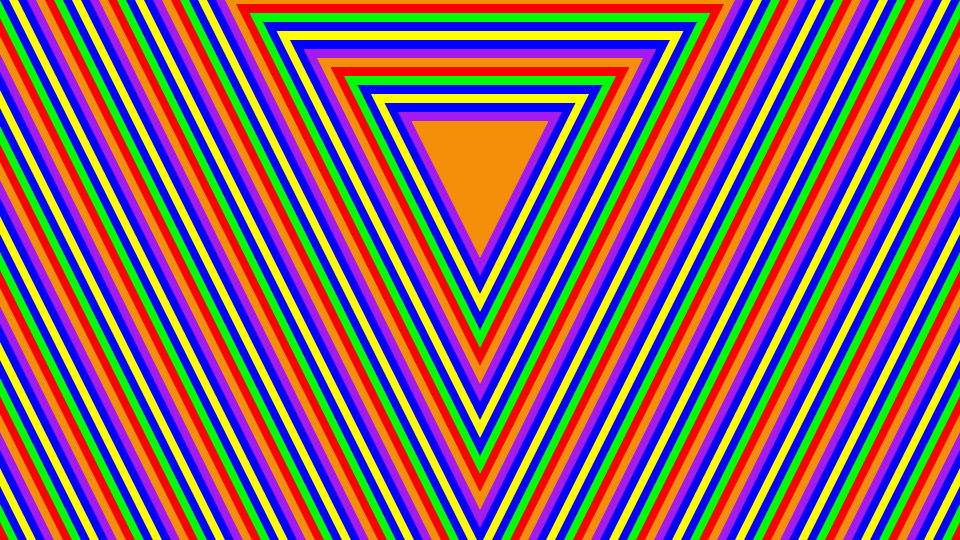
Frame 1 (no input)
Frame 2 (the mouse pressed at the canvas centre, redrawn once): identical to frame 1, image omitted

The Processing sketch that drew this single still picture (run headless with seeded random() and noise(); the mouse was pressed at the canvas centre and the sketch redrawn once):

// Processing sketch: Lewitt_colors_a
// ── Lewitt_colors_a.pde
ArrayList<Integer> colors = new ArrayList<Integer>();
int j;

void setup() {
  colors.add(color(255, 0, 0));
  colors.add(color(0, 255, 0));
  colors.add(color(0, 0, 255));
  colors.add(color(255, 255, 0));
  colors.add(color(0, 0, 255));
  colors.add(color(164, 27, 240));
  colors.add(color(245, 143, 10));

  size(960, 540);
}

void draw() {
  background (255); 
  noLoop();
  noStroke();
  
  for ( int i = 0; i < 70; i++) {
    fill(colors.get(i%colors.size()));
    int n = i*9;
    triangle(-520 + n*1.5, -500 + n, 480, 1500 - n*2, 1480 - n*1.5, -500 + n);
  }
  
  
}
